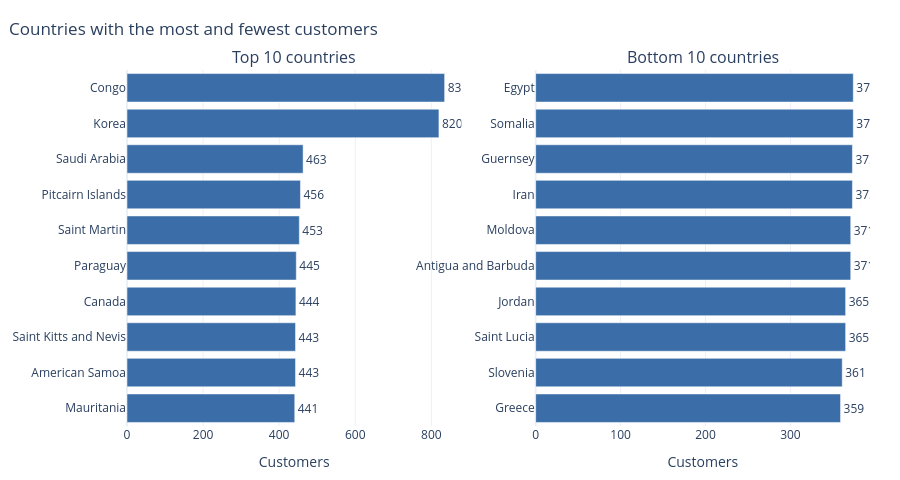

The cell this chart's notebook holds for it:
### Markdown cell above
#### **Countries with the most and fewest customers**

### Code cell
n = 10
country = df["Country"].value_counts()

fig = make_subplots(rows=1, cols=2, subplot_titles=(f"Top {n} countries", f"Bottom {n} countries"))
for col, data in enumerate((country.head(n), country.tail(n)), start=1):
    data = data.sort_values()
    fig.add_trace(
        go.Bar(
            x=data.values, y=data.index, orientation="h",
            marker_color=COLOR, text=data.values, textposition="outside",
        ),
        row=1,
        col=col,
    )
fig.update_layout(showlegend=False)
fig.update_xaxes(title="Customers")

merged = [name for name in MERGED_NAMES if name in country.head(n).index]
rest = country.drop(merged)
note = (
    f"Customers are spread across {len(country)} countries, with a median of {country.median():.0f} per country. "
    f"The largest is {country.index[0]} ({country.iloc[0]:,}) and the smallest {country.index[-1]} "
    f"({country.iloc[-1]:,})."
)
if merged:
    detail = "; ".join(f"{name} covers {MERGED_NAMES[name]}" for name in merged)
    note += (
        f" {' and '.join(merged)} stand out because each label combines two countries ({detail}). "
        f"Excluding them, every country has between {rest.min():,} and {rest.max():,} customers."
    )
show(styled(fig, "Countries with the most and fewest customers", height=480), note)

### Figure 1 — Plotly figure (JSON) as saved in the notebook; plotly's stock layout.template omitted (floating-point values rounded to 4 significant figures)
{"data": [{"marker": {"color": "#3b6ea8"}, "orientation": "h", "text": [441.0, 443.0, 443.0, 444.0, 445.0, 453.0, 456.0, 463.0, 820.0, 835.0], "textposition": "outside", "type": "bar", "x": [441, 443, 443, 444, 445, 453, 456, 463, 820, 835], "xaxis": "x", "y": ["Mauritania", "American Samoa", "Saint Kitts and Nevis", "Canada", "Paraguay", "Saint Martin", "Pitcairn Islands", "Saudi Arabia", "Korea", "Congo"], "yaxis": "y"}, {"marker": {"color": "#3b6ea8"}, "orientation": "h", "text": [359.0, 361.0, 365.0, 365.0, 371.0, 371.0, 373.0, 373.0, 374.0, 374.0], "textposition": "outside", "type": "bar", "x": [359, 361, 365, 365, 371, 371, 373, 373, 374, 374], "xaxis": "x2", "y": ["Greece", "Slovenia", "Saint Lucia", "Jordan", "Antigua and Barbuda", "Moldova", "Iran", "Guernsey", "Somalia", "Egypt"], "yaxis": "y2"}], "layout": {"annotations": [{"font": {"size": 16}, "showarrow": false, "text": "Top 10 countries", "x": 0.225, "xanchor": "center", "xref": "paper", "y": 1, "yanchor": "bottom", "yref": "paper"}, {"font": {"size": 16}, "showarrow": false, "text": "Bottom 10 countries", "x": 0.775, "xanchor": "center", "xref": "paper", "y": 1, "yanchor": "bottom", "yref": "paper"}], "height": 480, "margin": {"b": 50, "l": 60, "r": 30, "t": 70}, "showlegend": false, "title": {"text": "Countries with the most and fewest customers", "x": 0.01}, "xaxis": {"anchor": "y", "domain": [0, 0.45], "title": {"text": "Customers"}}, "xaxis2": {"anchor": "y2", "domain": [0.55, 1], "title": {"text": "Customers"}}, "yaxis": {"anchor": "x", "domain": [0, 1]}, "yaxis2": {"anchor": "x2", "domain": [0, 1]}}}
